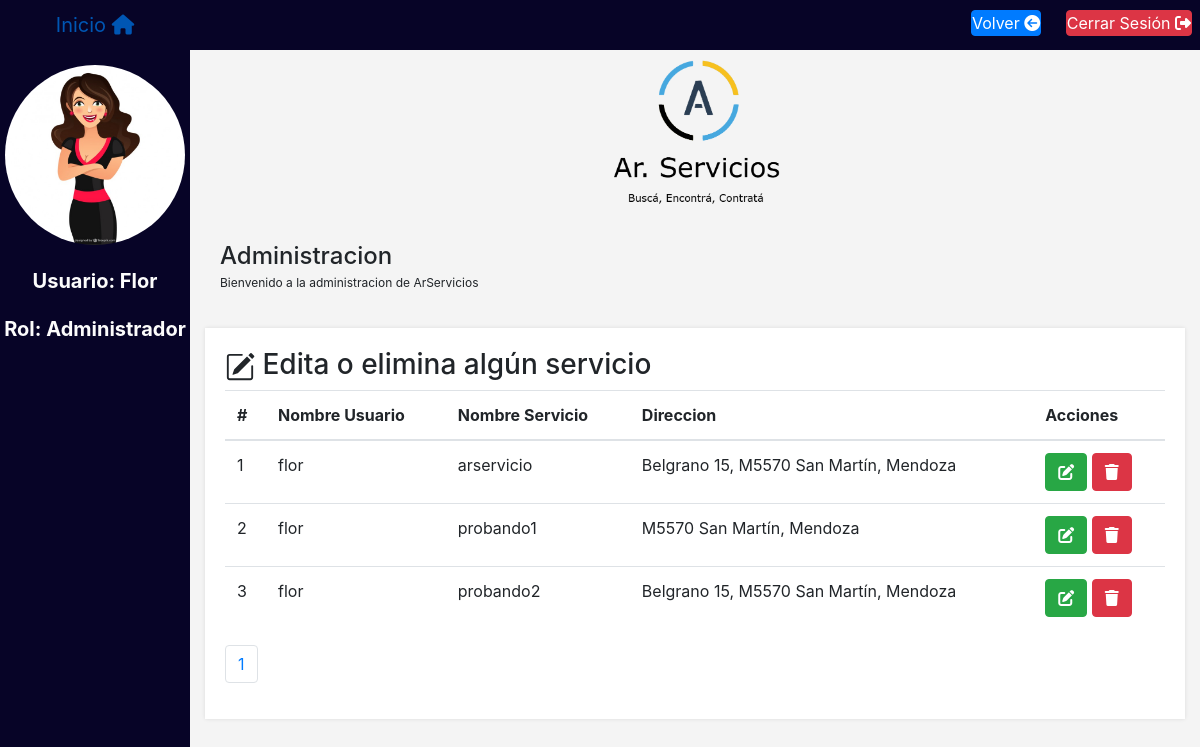
The app's page /index/editar2.php (signed in) with its own data.
### tables this page shows
CREATE TABLE `usuario` (
  `id_usuario` int(11) NOT NULL,
  `nombre` varchar(150) DEFAULT NULL,
  `contrasena` varchar(80) DEFAULT NULL,
  `email` varchar(90) DEFAULT NULL,
  `telefono` int(25) DEFAULT NULL,
  `id_provincia` int(11) DEFAULT NULL,
  `direccion` varchar(150) DEFAULT NULL,
  `id_sexo` int(11) DEFAULT NULL,
  `id_rol` int(11) DEFAULT NULL,
  `imagen` varchar(50) NOT NULL,
  `fecha` int(10) UNSIGNED NOT NULL,
  `intentos` int(10) NOT NULL,
  `fechahora` varchar(50) NOT NULL
);

CREATE TABLE `usuario_servicio` (
  `id_usuario` int(11) DEFAULT NULL,
  `id_servicio` int(11) DEFAULT NULL
);

CREATE TABLE `servicio` (
  `id_servicio` int(11) NOT NULL,
  `nombre` varchar(50) DEFAULT NULL,
  `id_categoria` int(11) DEFAULT NULL,
  `direccion` varchar(150) NOT NULL,
  `maps` varchar(800) NOT NULL,
  `imagens` varchar(100) NOT NULL
);

### conexion/database.php (called while the page is built, shortened)
<?php
class database {
    public $db;
    protected $prep;
    public function __construct( $dbhost, $dbuser, $dbpass, $dbname ) {
        $this->db = new mysqli( $dbhost, $dbuser, $dbpass, $dbname );
        $this->db->set_charset( 'utf8' );
    }
    public function preparar ($consulta){
        $this->consulta = $consulta;
        $this->prep = $this->db->prepare( $this->consulta);
        if( !$this->prep){
            trigger_error("Error al preparar la consulta", E_USER_ERROR);
        }else{
            return true;
        }
    }
    public function ejecutar(){
        $this->prep->execute();
    }
    public function resultado(){
        return $this->prep->fetch();
    }
}

### index/editar2.php (the view, shortened to what this page needs)
<?php
          include '../conexion/database.php';
    $db = new database( DB_HOST, DB_USER, DB_PASS, DB_NAME );
    $sId = $_SESSION['idUsuario'];
    $db->preparar("SELECT id_usuario,nombre, imagen FROM usuario WHERE id_usuario = ? ");
    $db->prep()->bind_param( 'i', $sId);
    $db->ejecutar();
    $db->prep()->bind_result( $uid, $uNombre, $uImagen);
    $db->resultado();
    $db->liberar();
?>
<!DOCTYPE html>
<html lang="en">
<head>
    <link rel="stylesheet" href="../css/bootstrap.min.css">
    <link rel="stylesheet" href="../css/loginestilos.css">
    <link rel="stylesheet" href="../conexion/estiloerror.css">
    <link rel="stylesheet" href="../css/indexloginphp.css">
</head>
<body>
   <a class=" logo" href="index.php">
        <span>Inicio</span> <i class="fas fa-home"></i>
        </a>
   <nav class="" style="background-color: rgb(7, 4, 39);  height:50px;">
   <div >
        <div class="card-body px-lg-5 pt-0" style="text-align: right;">
        <a class="btn btn-primary" href="../index/admin/indexlogin2.php" style="margin-top:10px; padding:0;margin-right:20px; ">Volver <i class="fas fa-arrow-circle-left"></i></a>
 <a class="btn btn-danger" href="logout.php" style="margin-top:10px; padding:0;margin-right:-40px;">Cerrar Sesión <i class="fas fa-sign-out-alt"></i> </a>
      </div>
       <div class="card-body px-lg-5 pt-0" style="text-align: left;">
      </div>
    </div>
   </nav>
   <div class="izq">
          <img class=" img-responsive rounded-circle" src='<?php echo "$uImagen"; ?>' alt="" style="display:block;
            margin:auto; width:180px; margin-top:15px;">
        <br>
       <center >
        <div class="" style="padding: 0;border: 0;">
          <h5 class="">
            <strong>Usuario: <?php echo ucwords($uNombre); ?></strong>
            <br><br>
            <strong>Rol: <?php echo ucwords($_SESSION['rol']); ?> </strong>
          </h5>
        <br>
        </div>
       </center>
   </div>
    <div class="der">
        <img src="../imagenes/logoAr.png" alt="Logo de ArServicios" style="display:block;
        margin:auto; width:180px; margin-top:-55px">
        <div class="cabecera-pagina">
            <h1 class="titulo-pagina">
                Administracion
                <small>Bienvenido a la administracion de ArServicios</small>
            </h1>
        </div>
        <div class="container-fluid">
           <?php if(isset($_GET['editarservicio']) ) : ?>
           <center>
    <div class="card col-md-6 col-center" style="padding: 0;border: 0;">
      <h5 class="card-header info-color white-text text-center py-4" style="background-color: #e2db36;">
        <strong>Editar Servicio</strong>
      </h5>
      <div class="card-body px-lg-5 pt-0">
           <div class="">
               <div class="col-centrar">
               <?php
                   $eID = $_GET['editarservicio'];
                    $db->preparar("SELECT servicio.nombre, servicio.id_categoria, servicio.direccion, servicio.maps, categoria.nombre as categoriaName FROM servicio  INNER JOIN categoria ON servicio.id_categoria=categoria.id_categoria WHERE id_servicio = ? ");
                    $db->prep()->bind_param( 'i', $eID);
                    $db->ejecutar();
                    $db->prep()->bind_result($enombre, $ecategoria, $edireccion, $emaps, $ecategorianame);
                    $db->resultado();
                    $db->liberar();
                   ?>
        <form class="text-center" enctype="multipart/form-data" method="post" style="color: #757575;" action="actualizarservicio.php">
            <br>
          <!--<div class="md-form">
            <input name="id_usuario" type="text" id="" class="form-control" placeholder="id_usuario">
          </div>
            <br>-->
           <div class="md-form">
           <label for="">Nombre</label>
            <input name="nombre" type="text" id="" class="form-control" placeholder="<?php echo "$enombre"; ?>">
          </div>
            <br>
          <div class="md-form" style="text-align: left;">
          <h6>Su categoria es <?php echo "$ecategorianame"; ?></h6>
          <label for="">Categoria</label>
             <select name="id_categoria" id="">
               <option value="0"> Seleccione:</option>
                <?php
                 $mysqli = new mysqli('localhost', 'root', '', 'arservicios');
                     $query = $mysqli->query("SELECT * FROM categoria");
                     while ($valores = mysqli_fetch_array($query)) {
                        echo '<option value="'.$valores[id_categoria].'">'.$valores[nombre].'</option>';
                     }
                ?>
             </select>
          </div>
            <br>
          <div class="md-form">
           <label for="">Direccion</label>
            <input name="direccion" type="text" id="" class="form-control" placeholder="<?php echo "$edireccion"; ?>">
          </div>
             <br>
          <div class="md-form">
           <label for="">Direccion Google Maps</label>
            <input name="maps" type="text" id="" class="form-control" placeholder="<?php echo "$emaps"; ?>">
          </div>
            <br>
        <div class="md-form">
            <input name="id" type="hidden" id="" class="form-control" value="<?php echo "$eID"; ?>">
          </div>
            <br>
             <div class="md-form">
             <label for="">Elija la foto de su servicio</label>
            <input name="fotoservicio" type="file" id="" class="form-control">
          </div>
            <br>
          <button class="btn btn-outline-info btn-rounded btn-block my-4 waves-effect z-depth-0" type="submit">Actualizar</button>
        </form>
        </div>
    </div>
        </div>
    </div>
   </center>
           <?php else : ?>
            <div class="row">
                   <div class="col-lg-12 col-md-12 col-sm-12 col-xs-12">
                       <div class="caja">
                           <div class="caja-cabecera">
                               <h3>  Edita o elimina algún servicio</h3>
                           </div>
                           <div class="caja-cuerpo">
                               <table class="table table-cell">
                                   <thead>
                                       <tr>
                                           <th>#</th>
                                           <th>Nombre Usuario</th>
                                           <th>Nombre Servicio</th>
                                           <th>Direccion</th>
                                           <th>Acciones</th>
                                       </tr>
                                   </thead>
                                   <tbody>
                                      <?php
                                       $db->preparar("SELECT COUNT(id_usuario) FROM usuario_servicio WHERE id_usuario = ('$uid') ");
                                        $db->ejecutar();
                                        $db->prep()->bind_result($contador);
                                        $db->resultado();
                                        $db->liberar();
                                        $porPagina = 5;
                                        $paginas =  ceil($contador/$porPagina);
                                        $pagina = (isset ($_GET['pagina'])) ? (int)$_GET['pagina'] : 1;
                                        $iniciar = ($pagina-1) * $porPagina;
                                        $db->preparar("SELECT us.id_usuario, us.id_servicio,
                                                          user.nombre,
                                                          ser.nombre, ser.direccion
                                                   FROM usuario_servicio us
                                                   INNER JOIN usuario user ON us.id_usuario = user.id_usuario
                                                   INNER JOIN servicio ser ON us.id_servicio = ser.id_servicio
                                                   WHERE us.id_usuario = ('$uid') LIMIT $iniciar, $porPagina ");
                                        $db->ejecutar();
                                        $db->prep()->bind_result( $iduser, $idser,$unombre,$snombre,$sdireccion);
                                            $conteo=$iniciar;
                                            while( $db->resultado() ){
                                                $conteo++;
                                                echo "<tr>
                                                       <td>$conteo</td>
                                                       <td>$unombre</td>
                                                       <td>$snombre</td>
                                                       <td>$sdireccion</td>
                                                       <td>
                                                       <a class='btn btn-success' href='editar2.php?editarservicio=$idser'><i class='fas fa-edit'></i></a>
                                                       <a class='btn btn-danger' href='editar2.php?confireliminarservicio=$idser'><i class='fas fa-trash'></i></a>
                                                       </td>
                                                      </tr>";
                                            }
                                       ?>
                                   </tbody>
                               </table>
                               <nav aria-label="Page navigation example">
                                  <ul class="pagination">
                                    <?php
                                      if( $paginas >=1){
                                          for($x=1; $x<=$paginas; $x++){
                                              echo ($x == $pagina) ? "<li class='page-item'><a class='page-link' href='?pagina=$x'>$x</a></li>" : "<li class='page-item'><a class='page-link' href='?pagina=$x'>$x</a></li>";
                                          }
                                      }
                                      ?>
                                  </ul>
                                </nav>
                           </div>
                       </div>
                   </div>
               </div>
             <?php endif; ?>
        </div>
       </div>
</body>
</html>

### css/loginestilos.css (style rules this page uses)
* { margin: 0; padding: 0; border: 0; }
body { background: linear-gradient(to right, #00ccff -17%, #000066 127%); }

### css/indexloginphp.css (style rules this page uses)
html, body { height: 100%; }
body { background: rgba(123,123,123,0.08); }
.izq { height: 100%; width: 190px; background-color: rgb(7, 4, 39); position: fixed; color: #fcfcfc; }
.der { margin-left: 190px; padding-top: 60px; }
.cabecera-pagina { padding: 30px; }
.titulo-pagina { font-size: 24px; display: inline-block; margin-top: 0 !important; }
.titulo-pagina > small { font-size: 12px; display: block; margin-top: 5px; }
.logo { position: fixed; background-color: rgb(7, 4, 39); }
.logo { color: white; width: 190px; font-size: 20px; float: left; display: block; text-align: center; line-height: 50px; z-index: 1; }
.caja { padding: 20px; background: #ffffff; box-shadow: 0px 0px 4px 0px rgba(2, 2, 2, 0.1); }

### records on screen
usuario: imagen (placeholder picture), nombre "Flor"
usuario_servicio: id_usuario.nombre "flor", id_servicio.nombre "arservicio", id_servicio.direccion "Belgrano 15, M5570 San Martín, Mendoza"
usuario_servicio: id_usuario.nombre "flor", id_servicio.nombre "probando1", id_servicio.direccion "M5570 San Martín, Mendoza"
usuario_servicio: id_usuario.nombre "flor", id_servicio.nombre "probando2", id_servicio.direccion "Belgrano 15, M5570 San Martín, Mendoza"

### other values on screen
$_SESSION['rol'] "Administrador"
